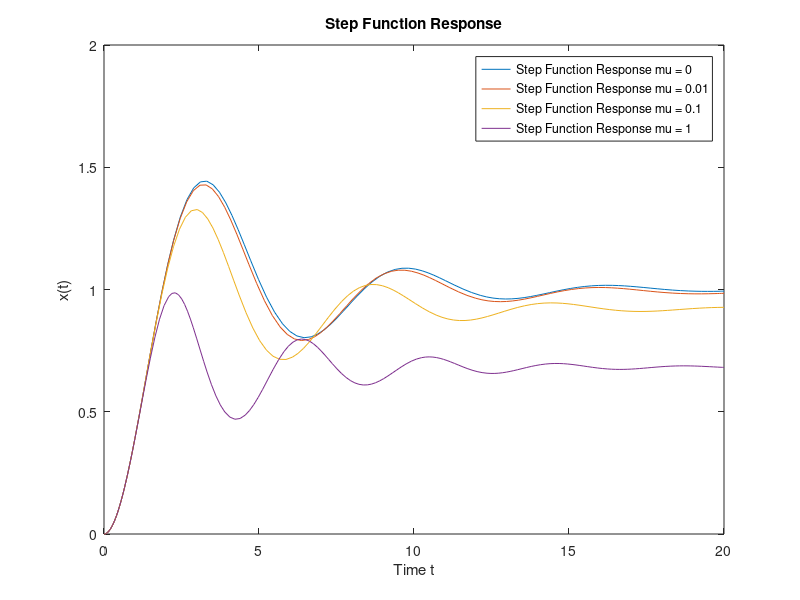
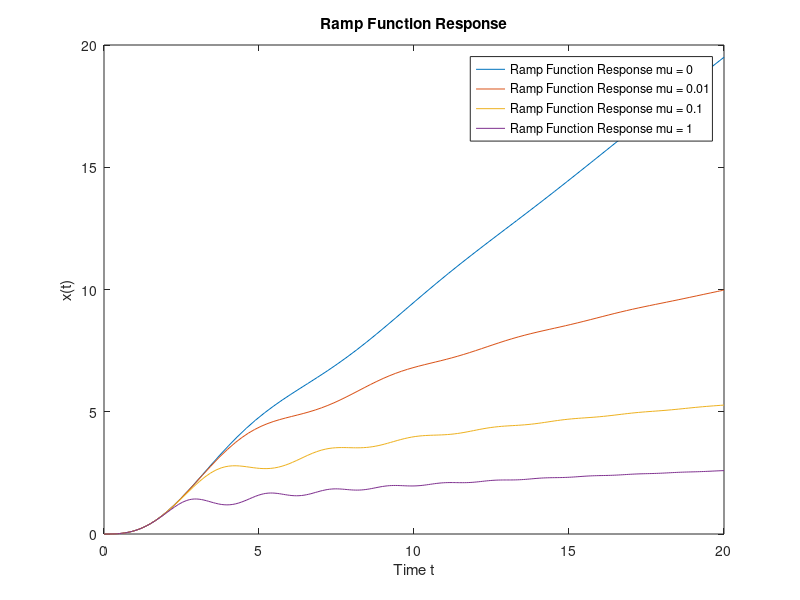
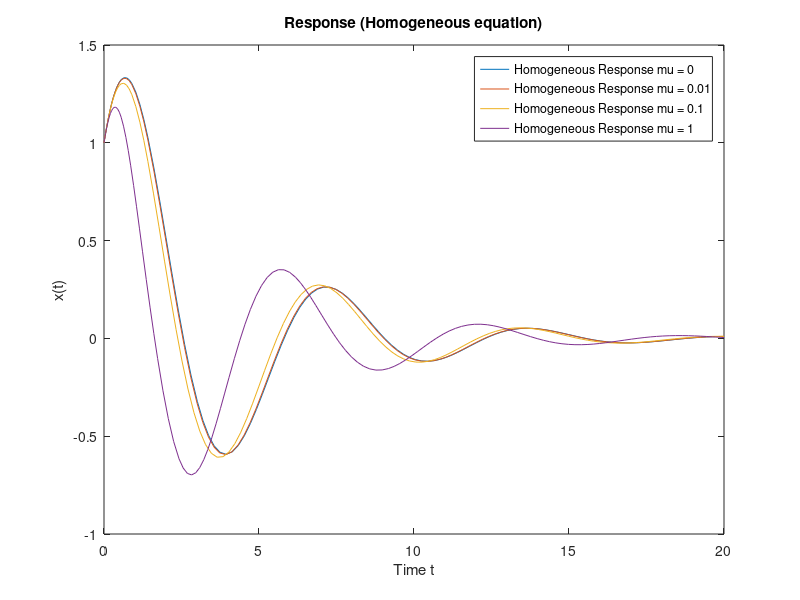

These figures' MATLAB source, in order:
%%%%%%%%%%%%%%%%%%%%%%%%%%%%%%%%%%%%%%%%%%%%%%%%%%%%%%%%%%%%%%%%%%%%
%%%%% Step function is chosen as F(t)=1 %%%%%%%%%%%%%%%%%%%%%%%%%%%%
%%%%% Ramp Function is chosen as F(t)=rt; where r = 1;%%%%%%%%%%%%%%
%%%%% Responses are plotted with time 0<t<20;%%%%%%%%%%%%%%%%%%%%%%%
%%%%% Initial conditions for forced vibration are zero;%%%%%%%%%%%%%
%%%%% Initial conditions for free vibration is x(0)=1;v(0)=1.%%%%%%%
%%%%%%%%%%%%%%%%%%%%%%%%%%%%%%%%%%%%%%%%%%%%%%%%%%%%%%%%%%%%%%%%%%%%

function solution 
clear 
global m c k r mu0 mu1 mu2 mu3 step x_initial
m = 1;
c = 0.5;
k = 1;
mu0 = 0;
mu1 = 0.01;
mu2 = 0.1;
mu3 = 1;
%------Define the shape for step function and ramp function--------
step = 1;
r = 1;
%------Define initial condition of homogeneous solution------------
% initial displacement:
x_initial(1) = 1;
% initial velocity:
x_initial(2) = 1;

%------Solve x(t) using the defined functions--------
[t1,x1] = ode45(@step_mu0,[0 20],[0 0]);
[t2,x2] = ode45(@step_mu1,[0 20],[0 0]);
[t3,x3] = ode45(@step_mu2,[0 20],[0 0]);
[t4,x4] = ode45(@step_mu3,[0 20],[0 0]);
[t5,x5] = ode45(@ramp_mu0,[0 20],[0 0]);
[t6,x6] = ode45(@ramp_mu1,[0 20],[0 0]);
[t7,x7] = ode45(@ramp_mu2,[0 20],[0 0]);
[t8,x8] = ode45(@ramp_mu3,[0 20],[0 0]);

%-------plot the results---------------------
figure(1)
plot(t1,x1(:,1))
hold on
plot(t2,x2(:,1))
hold on
plot(t3,x3(:,1))
hold on
plot(t4,x4(:,1))
hold off
legend('Step Function Response mu = 0','Step Function Response mu = 0.01',...
'Step Function Response mu = 0.1','Step Function Response mu = 1')
xlabel('Time t')
ylabel('x(t)')
title('Step Function Response')

figure(2)
plot(t5,x5(:,1))
hold on
plot(t6,x6(:,1))
hold on
plot(t7,x7(:,1))
hold on
plot(t8,x8(:,1))
hold off

legend('Ramp Function Response mu = 0','Ramp Function Response mu = 0.01',...
'Ramp Function Response mu = 0.1','Ramp Function Response mu = 1')
xlabel('Time t')
ylabel('x(t)')
title('Ramp Function Response')

%------solve responses for free vibration-------------- 
[t21,x21] = ode45(@H_mu0,[0 20],x_initial);
[t22,x22] = ode45(@H_mu1,[0 20],x_initial);
[t23,x23] = ode45(@H_mu2,[0 20],x_initial);
[t24,x24] = ode45(@H_mu3,[0 20],x_initial);

%------plot free vibration responses-------------------
figure(3)
plot(t21,x21(:,1))
hold on
plot(t22,x22(:,1))
hold on
plot(t23,x23(:,1))
hold on
plot(t24,x24(:,1))
hold off
legend('Homogeneous Response mu = 0','Homogeneous Response mu = 0.01',...
'Homogeneous Response mu = 0.1','Homogeneous Response mu = 1')
xlabel('Time t')
ylabel('x(t)')
title('Response (Homogeneous equation)')

end



%-----Define Step Function ODE with different mu values---------
function xdot1 = step_mu0(t,x)
global m c k mu0 step
xdot1 = [x(2); (1/m)*(-c*x(2)-k*x(1)-mu0*x(1)^3 + step)];
end

function xdot2 = step_mu1(t,x)
global m c k mu1 step
xdot2 = [x(2); (1/m)*(-c*x(2)-k*x(1)-mu1*x(1)^3 + step)];
end

function xdot3 = step_mu2(t,x)
global m c k mu2 step
xdot3 = [x(2); (1/m)*(-c*x(2)-k*x(1)-mu2*x(1)^3 + step)];
end

function xdot4 = step_mu3(t,x)
global m c k mu3 step
xdot4 = [x(2); (1/m)*(-c*x(2)-k*x(1)-mu3*x(1)^3 + step)];
end

%-----Define Ramp Function ODE with different mu values---------
function xdot5 = ramp_mu0(t,x)
global m c k r mu0
xdot5 = [x(2); (1/m)*(-c*x(2)-k*x(1)-mu0*x(1)^3 + r*t)];
end

function xdot6 = ramp_mu1(t,x)
global m c k r mu1 
xdot6 = [x(2); (1/m)*(-c*x(2)-k*x(1)-mu1*x(1)^3 + r*t)];
end

function xdot7 = ramp_mu2(t,x)
global m c k r mu2
xdot7 = [x(2); (1/m)*(-c*x(2)-k*x(1)-mu2*x(1)^3 + r*t)];
end

function xdot8 = ramp_mu3(t,x)
global m c k r mu3
xdot8 = [x(2); (1/m)*(-c*x(2)-k*x(1)-mu3*x(1)^3 + r*t)];
end


%-----Define Homogeneous ODE with different mu values---------
function xdot9 = H_mu0(t,x)
global m c k mu0
xdot9 = [x(2); (1/m)*(-c*x(2)-k*x(1)-mu0*x(1)^3)];
end

function xdot10 = H_mu1(t,x)
global m c k mu1 
xdot10 = [x(2); (1/m)*(-c*x(2)-k*x(1)-mu1*x(1)^3)];
end

function xdot11 = H_mu2(t,x)
global m c k mu2
xdot11 = [x(2); (1/m)*(-c*x(2)-k*x(1)-mu2*x(1)^3)];
end

function xdot12 = H_mu3(t,x)
global m c k mu3
xdot12 = [x(2); (1/m)*(-c*x(2)-k*x(1)-mu3*x(1)^3)];
end
